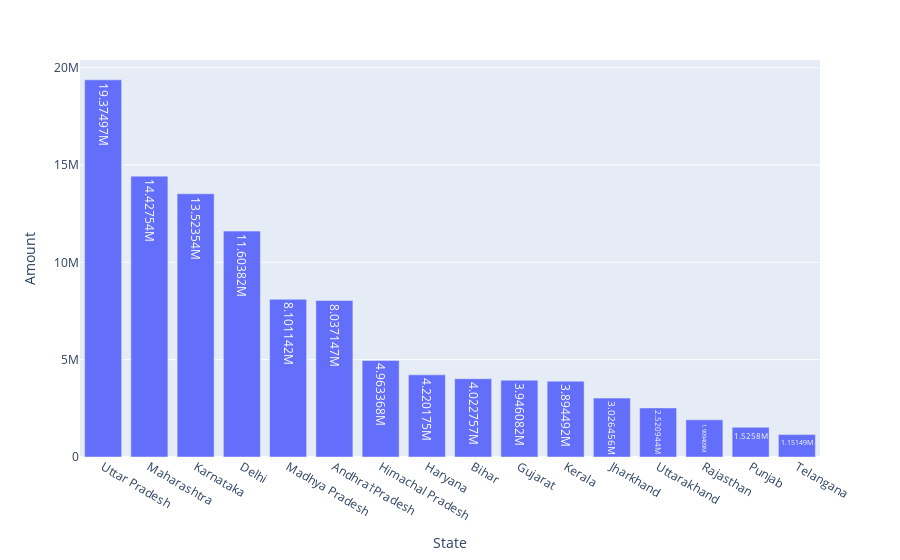

The notebook cell this image was saved under:
### Code cell
px.bar(data_frame=state_amount,x='State',y='Amount',text_auto=True)

### Figure 1 — Plotly figure (JSON) as saved in the notebook; plotly's stock layout.template omitted (floating-point values rounded to 4 significant figures)
{"data": [{"alignmentgroup": "True", "hovertemplate": "State=%{x}<br>Amount=%{y}<extra></extra>", "legendgroup": "", "marker": {"color": "#636efa", "pattern": {"shape": ""}}, "name": "", "offsetgroup": "", "orientation": "v", "showlegend": false, "textposition": "auto", "texttemplate": "%{y}", "type": "bar", "x": ["Uttar Pradesh", "Maharashtra", "Karnataka", "Delhi", "Madhya Pradesh", "Andhra†Pradesh", "Himachal Pradesh", "Haryana", "Bihar", "Gujarat", "Kerala", "Jharkhand", "Uttarakhand", "Rajasthan", "Punjab", "Telangana"], "xaxis": "x", "y": [19374968, 14427543, 13523540, 11600000.0, 8101142, 8037000.0, 4963368, 4220175, 4022757, 3946082, 3894000.0, 3026456, 2520944, 1909409, 1525800, 1151490], "yaxis": "y"}], "layout": {"barmode": "relative", "legend": {"tracegroupgap": 0}, "margin": {"t": 60}, "xaxis": {"anchor": "y", "domain": [0, 1], "title": {"text": "State"}}, "yaxis": {"anchor": "x", "domain": [0, 1], "title": {"text": "Amount"}}}}
